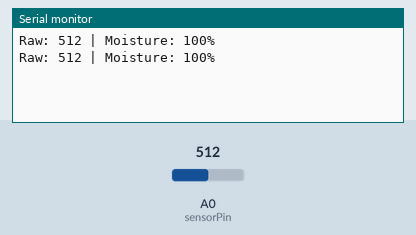
Bench run of a sketch on a simulated Arduino Uno, built with avr-gcc and run on an emulated ATmega328P. Parts: the last lines printed to the serial monitor. The inputs (shaded band) are chosen by the test bench; at power-on: A0 (sensorPin) = 512.

Above: at 1.8 s.
1.9 s: A0 (sensorPin) set to 716
At 2.8 s:
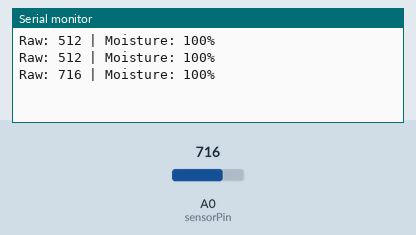
3.4 s: A0 (sensorPin) set to 900
At 4.8 s:
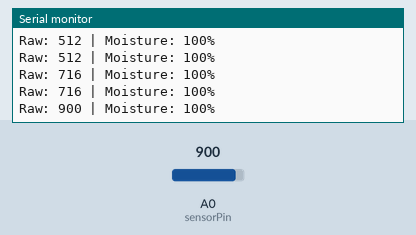
Timing chart, 0 to 6.4 s (numbered marks = the images above; inputs shaded):
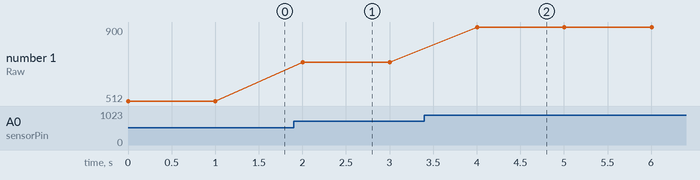

The sketch:

moisture_sensor.ino
```cpp
int sensorPin = A0;               // Define the analog pin connected to sensor
int sensorValue = 0;              // Variable to store raw analog value
int moisturePercent = 0;          // Variable to store percentage moisture

void setup() {
  Serial.begin(9600);             // Start serial communication
}

void loop() {
  sensorValue = analogRead(sensorPin);  // Read the analog value (0–1023)

  // Debug: Show raw sensor value
  Serial.print("Raw: ");
  Serial.print(sensorValue);
  Serial.print(" | ");

  // Convert raw value to moisture percentage (adjust range as needed)
  moisturePercent = map(sensorValue, 14, 57, 0, 100);
  moisturePercent = constrain(moisturePercent, 0, 100); // Keep within 0–100%

  // Print moisture percentage
  Serial.print("Moisture: ");
  Serial.print(moisturePercent);
  Serial.println("%");

  delay(1000);  // Delay for 1 second
}
```

Measured:
- after the input at 1.9 s, the serial monitor: prints a new line after 0.10 s (image 1)
- after the input at 3.4 s, the serial monitor: prints a new line after 0.60 s (image 2)
- plotted number 1: 512 → 716 after the input at 1.9 s, 716 → 900 after the input at 3.4 s
